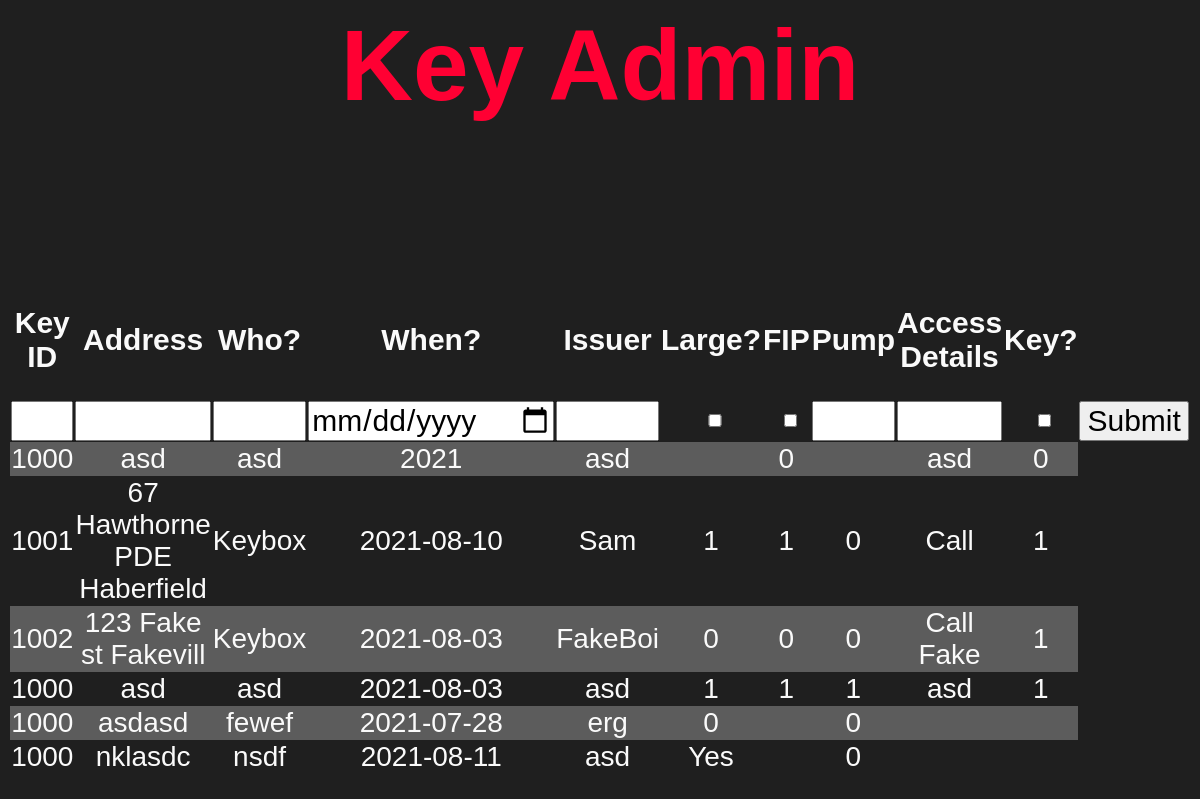
Before: /dataEntry.php with the older database file.
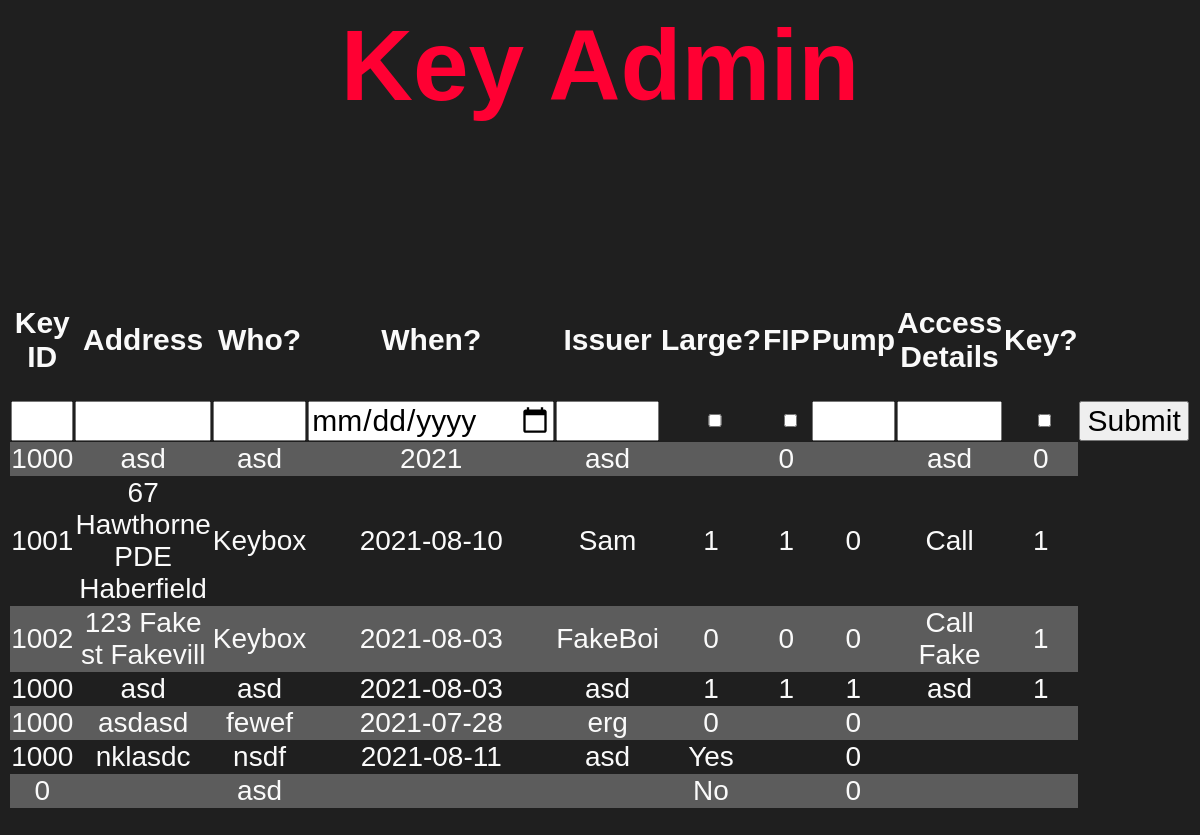
After: the same page with the newer database file.
### tables this page shows
CREATE TABLE "keys" (
	"id_number"	INTEGER,
	"address"	TEXT,
	"key_holder"	TEXT,
	"date_of_issue"	TEXT,
	"key_provider"	TEXT,
	"large"	TEXT,
	"fip"	TEXT,
	"pump"	TEXT,
	"access"	TEXT,
	"is_key"	TEXT,
	"unique"	INTEGER,
	PRIMARY KEY("unique" AUTOINCREMENT)
);

### dataEntry.php (the view, shortened to what this page needs)
<html>
<head>
</head>
<h1>
    Key Admin
</h1>
<pre>
</pre>
<body>
<table>
    <tr>
        <td><h2>Key ID</h2></td>
        <td><h2>Address</h2></td>
        <td><h2>Who?</h2></td>
        <td><h2>When?</h2></td>
        <td><h2>Issuer</h2></td>
        <td><h2>Large?</h2></td>
        <td class="fip"><h2>FIP</h2></td>
        <td><h2>Pump</h2></td>
        <td><h2>Access Details</h2></td>
        <td><h2>Key?</h2></td>
    </tr>
        <form action="dataEntry.php" method="post">
            <tr>
                <td><input type="number" name="id_number"></td>
                <td><input type="text" name="address"></td>
                <td><input type="text" name="key_holder"></td>
                <td><input type="date" name="date_of_issue"></td>
                <td><input type="text" name="key_provider"></td>
                <td><input type="checkbox" class="check" name="large"></td>
                <td><input type="checkbox" class="check" name="fip"></td>
                <td><input type=checkbox" class="check" name="pump"></td>
                <td><input type="text" name="access"></td>
                <td><input type="checkbox" class="check" name="is_key"></td>
                <td><input type="submit" value="Submit" name="submit"></td>
            </tr>
        </form>
<?php
$pdo = new PDO('sqlite:keys.db');
$statement = $pdo->query("SELECT * from keys");
$keys = $statement->fetchAll(PDO::FETCH_ASSOC);
foreach ($keys as $row => $key) {
    echo "<tr><h3>";
    echo "<td>" . $key['id_number'] . "</td>";
    echo "<td>" . $key['address'] . "</td>";
    echo "<td>" . $key['key_holder'] . "</td>";
    echo "<td>" . $key['date_of_issue'] . "</td>";
    echo "<td>" . $key['key_provider'] . "</td>";
    echo "<td>" . $key['large'] . "</td>";
    echo "<td>" . $key['fip'] . "</td>";
    echo "<td>" . $key['pump'] . "</td>";
    echo "<td>" . $key['access'] . "</td>";
    echo "<td>" . $key['is_key'] . "</td>";
    echo "</h3></tr>";
}
echo "</table>";
?>
</body>
</html>

### dataEntry.php (style rules this page uses)
body { font-family: Century Gothic, CenturyGothic, AppleGothic, sans-serif; background: #1f1f1f; color: #fafafa; }
table, tr, td { border: none; border-collapse: collapse; }
tr:nth-child(even) { background-color: #5c5c5c; }
table { width: 90%; margin: 100px auto; text-align: center; }
tr { height: 30px; font-size: 23px; }
td { font-size: 28px; }
td.fip { width: 75px; }
h1 { font-size: 100px; text-align: center; color: #ff0033 }
h2 { font-size: 30px; }
h3 { font-size: 20px; }
input { font-size: 30px; resize: none; font-family: Century Gothic, CenturyGothic, AppleGothic, sans-serif; width: 100%; }
input.check { height: 85%; }

Changed rows visible on the page:
added keys: id_number "0", key_holder "asd", large "No", pump "0"
